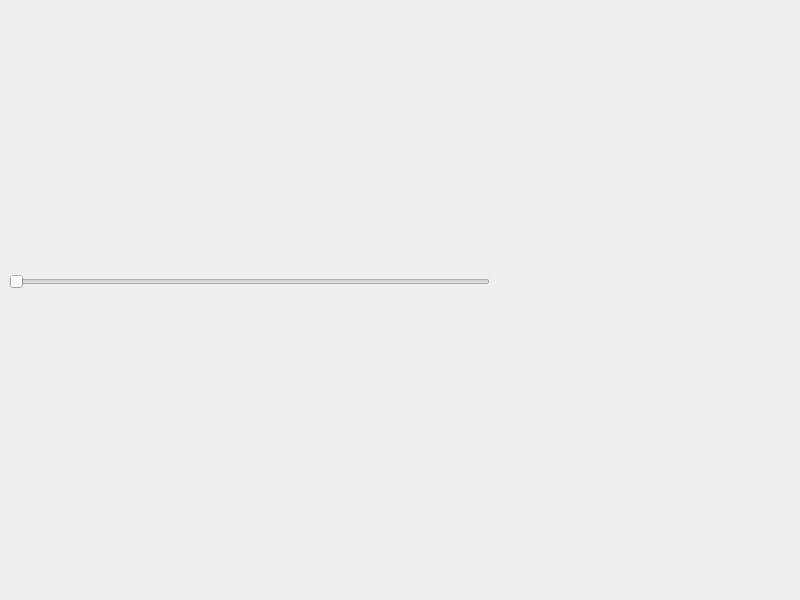
<?xml version="1.0" encoding="UTF-8"?>
<ui version="4.0">
 <class>frmRulerLine</class>
 <widget class="QWidget" name="frmRulerLine">
  <property name="geometry">
   <rect>
    <x>0</x>
    <y>0</y>
    <width>800</width>
    <height>600</height>
   </rect>
  </property>
  <property name="windowTitle">
   <string>Form</string>
  </property>
  <widget class="RulerLine" name="rulerLine1" native="true">
   <property name="geometry">
    <rect>
     <x>9</x>
     <y>9</y>
     <width>482</width>
     <height>126</height>
    </rect>
   </property>
  </widget>
  <widget class="RulerLine" name="rulerLine2" native="true">
   <property name="geometry">
    <rect>
     <x>9</x>
     <y>141</y>
     <width>482</width>
     <height>125</height>
    </rect>
   </property>
  </widget>
  <widget class="QSlider" name="horizontalSlider">
   <property name="geometry">
    <rect>
     <x>9</x>
     <y>272</y>
     <width>481</width>
     <height>19</height>
    </rect>
   </property>
   <property name="maximum">
    <number>100</number>
   </property>
   <property name="orientation">
    <enum>Qt::Horizontal</enum>
   </property>
  </widget>
 </widget>
 <customwidgets>
  <customwidget>
   <class>RulerLine</class>
   <extends>QWidget</extends>
   <header>rulerline.h</header>
   <container>1</container>
  </customwidget>
 </customwidgets>
 <resources/>
 <connections/>
</ui>
